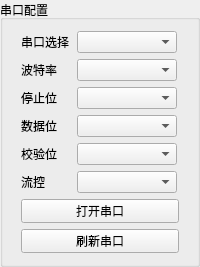
           <widget class="QGroupBox" name="serial_group">
            <property name="sizePolicy">
             <sizepolicy hsizetype="Fixed" vsizetype="Fixed">
              <horstretch>0</horstretch>
              <verstretch>0</verstretch>
             </sizepolicy>
            </property>
            <property name="minimumSize">
             <size>
              <width>180</width>
              <height>233</height>
             </size>
            </property>
            <property name="title">
             <string>串口配置</string>
            </property>
            <layout class="QGridLayout" name="gridLayout_2">
             <item row="0" column="0">
              <layout class="QVBoxLayout" name="verticalLayout">
               <item>
                <layout class="QHBoxLayout" name="horizontalLayout">
                 <item>
                  <widget class="QLabel" name="label">
                   <property name="sizePolicy">
                    <sizepolicy hsizetype="Fixed" vsizetype="Fixed">
                     <horstretch>0</horstretch>
                     <verstretch>0</verstretch>
                    </sizepolicy>
                   </property>
                   <property name="minimumSize">
                    <size>
                     <width>50</width>
                     <height>16</height>
                    </size>
                   </property>
                   <property name="maximumSize">
                    <size>
                     <width>50</width>
                     <height>16</height>
                    </size>
                   </property>
                   <property name="text">
                    <string>串口选择</string>
                   </property>
                  </widget>
                 </item>
                 <item>
                  <widget class="QComboBox" name="port_select">
                   <property name="sizePolicy">
                    <sizepolicy hsizetype="Fixed" vsizetype="Fixed">
                     <horstretch>0</horstretch>
                     <verstretch>0</verstretch>
                    </sizepolicy>
                   </property>
                   <property name="minimumSize">
                    <size>
                     <width>100</width>
                     <height>22</height>
                    </size>
                   </property>
                   <property name="maximumSize">
                    <size>
                     <width>100</width>
                     <height>22</height>
                    </size>
                   </property>
                   <property name="statusTip">
                    <string>选择串口号。</string>
                   </property>
                  </widget>
                 </item>
                </layout>
               </item>
               <item>
                <layout class="QHBoxLayout" name="horizontalLayout_2">
                 <item>
                  <widget class="QLabel" name="label_2">
                   <property name="sizePolicy">
                    <sizepolicy hsizetype="Fixed" vsizetype="Fixed">
                     <horstretch>0</horstretch>
                     <verstretch>0</verstretch>
                    </sizepolicy>
                   </property>
                   <property name="minimumSize">
                    <size>
                     <width>50</width>
                     <height>16</height>
                    </size>
                   </property>
                   <property name="maximumSize">
                    <size>
                     <width>50</width>
                     <height>16</height>
                    </size>
                   </property>
                   <property name="text">
                    <string>波特率</string>
                   </property>
                  </widget>
                 </item>
                 <item>
                  <widget class="QComboBox" name="baud_rate">
                   <property name="sizePolicy">
                    <sizepolicy hsizetype="Fixed" vsizetype="Fixed">
                     <horstretch>0</horstretch>
                     <verstretch>0</verstretch>
                    </sizepolicy>
                   </property>
                   <property name="minimumSize">
                    <size>
                     <width>100</width>
                     <height>22</height>
                    </size>
                   </property>
                   <property name="maximumSize">
                    <size>
                     <width>100</width>
                     <height>22</height>
                    </size>
                   </property>
                   <property name="statusTip">
                    <string>配置串口通信波特率。</string>
                   </property>
                  </widget>
                 </item>
                </layout>
               </item>
               <item>
                <layout class="QHBoxLayout" name="horizontalLayout_3">
                 <item>
                  <widget class="QLabel" name="label_3">
                   <property name="sizePolicy">
                    <sizepolicy hsizetype="Fixed" vsizetype="Fixed">
                     <horstretch>0</horstretch>
                     <verstretch>0</verstretch>
                    </sizepolicy>
                   </property>
                   <property name="minimumSize">
                    <size>
                     <width>50</width>
                     <height>16</height>
                    </size>
                   </property>
                   <property name="maximumSize">
                    <size>
                     <width>50</width>
                     <height>16</height>
                    </size>
                   </property>
                   <property name="text">
                    <string>停止位</string>
                   </property>
                  </widget>
                 </item>
                 <item>
                  <widget class="QComboBox" name="stop_bits">
                   <property name="sizePolicy">
                    <sizepolicy hsizetype="Fixed" vsizetype="Fixed">
                     <horstretch>0</horstretch>
                     <verstretch>0</verstretch>
                    </sizepolicy>
                   </property>
                   <property name="minimumSize">
                    <size>
                     <width>100</width>
                     <height>22</height>
                    </size>
                   </property>
                   <property name="maximumSize">
                    <size>
                     <width>100</width>
                     <height>22</height>
                    </size>
                   </property>
                   <property name="statusTip">
                    <string>配置串口通信停止位。</string>
                   </property>
                  </widget>
                 </item>
                </layout>
               </item>
               <item>
                <layout class="QHBoxLayout" name="horizontalLayout_4">
                 <item>
                  <widget class="QLabel" name="label_4">
                   <property name="sizePolicy">
                    <sizepolicy hsizetype="Fixed" vsizetype="Fixed">
                     <horstretch>0</horstretch>
                     <verstretch>0</verstretch>
                    </sizepolicy>
                   </property>
                   <property name="minimumSize">
                    <size>
                     <width>50</width>
                     <height>16</height>
                    </size>
                   </property>
                   <property name="maximumSize">
                    <size>
                     <width>50</width>
                     <height>16</height>
                    </size>
                   </property>
                   <property name="text">
                    <string>数据位</string>
                   </property>
                  </widget>
                 </item>
                 <item>
                  <widget class="QComboBox" name="data_bits">
                   <property name="sizePolicy">
                    <sizepolicy hsizetype="Fixed" vsizetype="Fixed">
                     <horstretch>0</horstretch>
                     <verstretch>0</verstretch>
                    </sizepolicy>
                   </property>
                   <property name="minimumSize">
                    <size>
                     <width>100</width>
                     <height>22</height>
                    </size>
                   </property>
                   <property name="maximumSize">
                    <size>
                     <width>100</width>
                     <height>22</height>
                    </size>
                   </property>
                   <property name="statusTip">
                    <string>配置串口通信数据位。</string>
                   </property>
                  </widget>
                 </item>
                </layout>
               </item>
               <item>
                <layout class="QHBoxLayout" name="horizontalLayout_5">
                 <item>
                  <widget class="QLabel" name="label_5">
                   <property name="sizePolicy">
                    <sizepolicy hsizetype="Fixed" vsizetype="Fixed">
                     <horstretch>0</horstretch>
                     <verstretch>0</verstretch>
                    </sizepolicy>
                   </property>
                   <property name="minimumSize">
                    <size>
                     <width>50</width>
                     <height>16</height>
                    </size>
                   </property>
                   <property name="maximumSize">
                    <size>
                     <width>50</width>
                     <height>16</height>
                    </size>
                   </property>
                   <property name="text">
                    <string>校验位</string>
                   </property>
                  </widget>
                 </item>
                 <item>
                  <widget class="QComboBox" name="parity">
                   <property name="sizePolicy">
                    <sizepolicy hsizetype="Fixed" vsizetype="Fixed">
                     <horstretch>0</horstretch>
                     <verstretch>0</verstretch>
                    </sizepolicy>
                   </property>
                   <property name="minimumSize">
                    <size>
                     <width>100</width>
                     <height>22</height>
                    </size>
                   </property>
                   <property name="maximumSize">
                    <size>
                     <width>100</width>
                     <height>22</height>
                    </size>
                   </property>
                   <property name="statusTip">
                    <string>配置串口通信校验位。</string>
                   </property>
                  </widget>
                 </item>
                </layout>
               </item>
               <item>
                <layout class="QHBoxLayout" name="horizontalLayout_9">
                 <item>
                  <widget class="QLabel" name="label_10">
                   <property name="sizePolicy">
                    <sizepolicy hsizetype="Fixed" vsizetype="Fixed">
                     <horstretch>0</horstretch>
                     <verstretch>0</verstretch>
                    </sizepolicy>
                   </property>
                   <property name="minimumSize">
                    <size>
                     <width>50</width>
                     <height>16</height>
                    </size>
                   </property>
                   <property name="maximumSize">
                    <size>
                     <width>50</width>
                     <height>16</height>
                    </size>
                   </property>
                   <property name="text">
                    <string>流控</string>
                   </property>
                  </widget>
                 </item>
                 <item>
                  <widget class="QComboBox" name="flow_control">
                   <property name="sizePolicy">
                    <sizepolicy hsizetype="Fixed" vsizetype="Fixed">
                     <horstretch>0</horstretch>
                     <verstretch>0</verstretch>
                    </sizepolicy>
                   </property>
                   <property name="minimumSize">
                    <size>
                     <width>100</width>
                     <height>22</height>
                    </size>
                   </property>
                   <property name="maximumSize">
                    <size>
                     <width>100</width>
                     <height>22</height>
                    </size>
                   </property>
                   <property name="statusTip">
                    <string>配置串口通信校验位。</string>
                   </property>
                  </widget>
                 </item>
                </layout>
               </item>
               <item>
                <widget class="QPushButton" name="open_close">
                 <property name="sizePolicy">
                  <sizepolicy hsizetype="Fixed" vsizetype="Fixed">
                   <horstretch>0</horstretch>
                   <verstretch>0</verstretch>
                  </sizepolicy>
                 </property>
                 <property name="minimumSize">
                  <size>
                   <width>158</width>
                   <height>24</height>
                  </size>
                 </property>
                 <property name="maximumSize">
                  <size>
                   <width>158</width>
                   <height>24</height>
                  </size>
                 </property>
                 <property name="statusTip">
                  <string>打开/关闭串口连接。</string>
                 </property>
                 <property name="text">
                  <string>打开串口</string>
                 </property>
                 <property name="icon">
                  <iconset resource="resource.qrc">
                   <normaloff>:/image/closed.png</normaloff>
                   <normalon>:/image/opened.png</normalon>:/image/closed.png</iconset>
                 </property>
                 <property name="checkable">
                  <bool>true</bool>
                 </property>
                 <property name="checked">
                  <bool>false</bool>
                 </property>
                </widget>
               </item>
               <item>
                <widget class="QPushButton" name="refresh_ports">
                 <property name="sizePolicy">
                  <sizepolicy hsizetype="Fixed" vsizetype="Fixed">
                   <horstretch>0</horstretch>
                   <verstretch>0</verstretch>
                  </sizepolicy>
                 </property>
                 <property name="minimumSize">
                  <size>
                   <width>158</width>
                   <height>24</height>
                  </size>
                 </property>
                 <property name="maximumSize">
                  <size>
                   <width>158</width>
                   <height>24</height>
                  </size>
                 </property>
                 <property name="statusTip">
                  <string>打开/关闭串口连接。</string>
                 </property>
                 <property name="text">
                  <string>刷新串口</string>
                 </property>
                 <property name="checkable">
                  <bool>true</bool>
                 </property>
                 <property name="checked">
                  <bool>false</bool>
                 </property>
                </widget>
               </item>
              </layout>
             </item>
            </layout>
           </widget>
